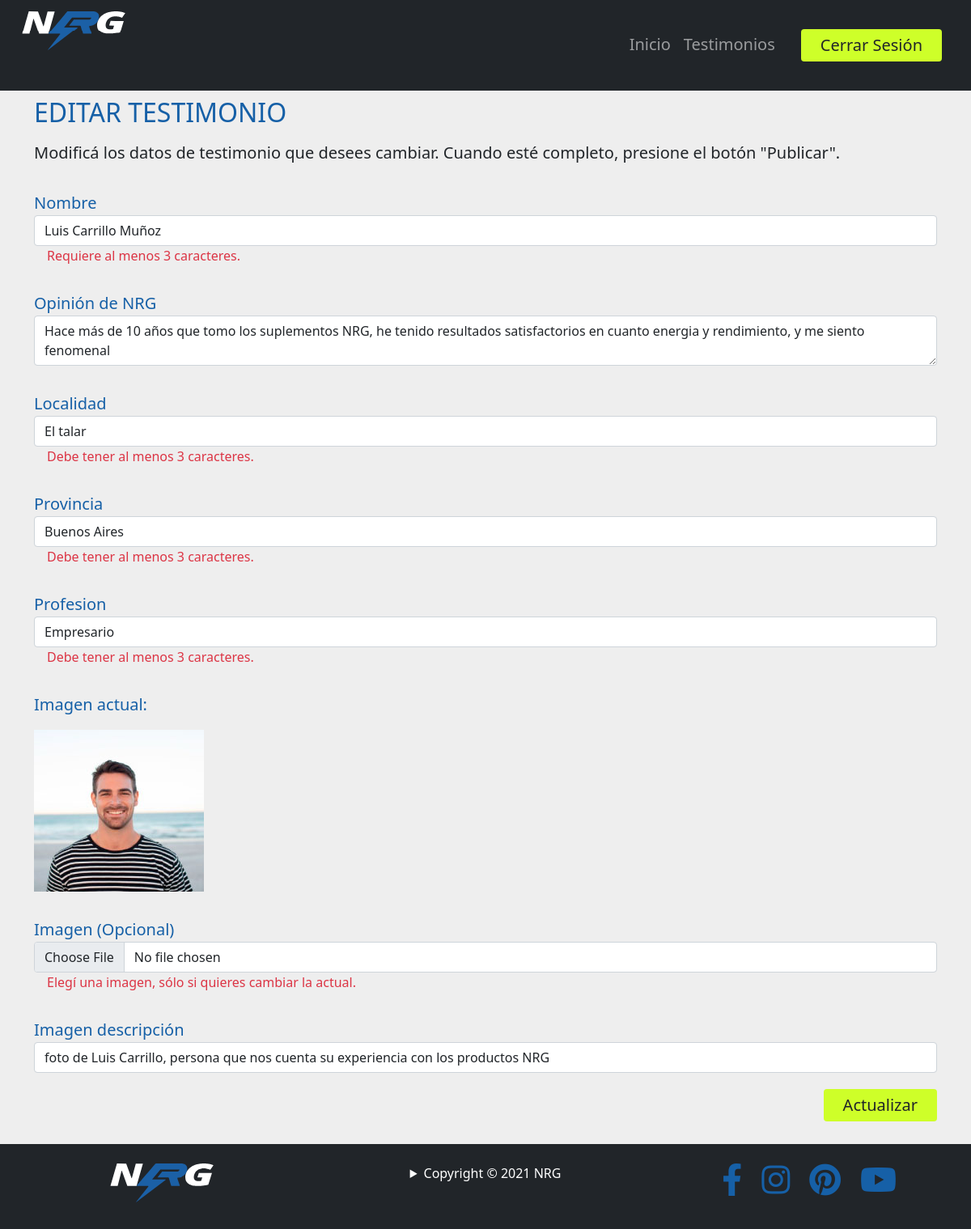
The app's page /sitio/admin/index.php?s=testimonios-editar&id=1 (signed in) with its own data.
### tables this page shows
CREATE TABLE `testimonios` (
  `testimonio_id` int(10) UNSIGNED NOT NULL,
  `nombre` varchar(120) NOT NULL,
  `texto` mediumtext NOT NULL,
  `localidad` varchar(120) NOT NULL,
  `provincia` varchar(120) NOT NULL,
  `profesion` varchar(45) NOT NULL,
  `imagen` varchar(255) NOT NULL,
  `imagen_descripcion` varchar(255) NOT NULL,
  `fecha` date NOT NULL,
  `usuario_fk` int(10) UNSIGNED NOT NULL
);

### sitio/clases/Models/Testimonio.php (called while the page is built, shortened)
<?php
class Testimonio
{
    protected $testimonio_id;
    protected $nombre;
    protected $texto;
    protected $localidad;
    protected $provincia;
    protected $profesion;
    protected $imagen;
    protected $imagen_descripcion;
    public function traerPorPk(int $pk): ?Testimonio
    {
        $db = (new Conexion())->getConexion();
        $query = "SELECT * FROM testimonios
              WHERE testimonio_id = ?";
        $stmt = $db->prepare($query);
        $stmt->execute([$pk]);
        $stmt->setFetchMode(PDO::FETCH_CLASS, self::class);
        $testimonio = $stmt->fetch();
        return $testimonio;
    }
    public function getTestimonioId(): int
    {
        return $this->testimonio_id;
    }
    public function getNombre(): string
    {
        return $this->nombre;
    }
    public function getImagen(): string
    {
        return $this->imagen;
    }
    public function getImagenDescripcion(): string
    {
        return $this->imagen_descripcion;
    }
    public function getTexto(): string
    {
        return $this->texto;
    }
    public function getLocalidad(): string
    {
        return $this->localidad;
    }
    public function getProvincia(): string
    {
        return $this->provincia;
    }
    public function getProfesion(): string
    {
        return $this->profesion;
    }
}

### sitio/admin/vistas/testimonios-editar.php (the view, shortened to what this page needs)
<?php
if(isset($_SESSION['errores'])) {
    $errores = $_SESSION['errores'];
    unset($_SESSION['errores']);
} else {
    $errores = [];
}
if(isset($_SESSION['old_data'])) {
    $oldData = $_SESSION['old_data'];
    unset($_SESSION['old_data']);
} else {
    $testimonio = (new Testimonio())->traerPorPk($_GET['id']);
    $oldData = [
        'id'                    => $testimonio->getTestimonioId(),
        'nombre'                => $testimonio->getNombre(),
        'texto'                 => $testimonio->getTexto(),
        'localidad'             => $testimonio->getLocalidad(),
        'provincia'             => $testimonio->getProvincia(),
        'profesion'             => $testimonio->getProfesion(),
        'imagen_descripcion'    => $testimonio->getImagenDescripcion(),
        'imagen_actual'         => $testimonio->getImagen(),
    ];
}
?>
<main class="main-content pt-5 mt-5">
    <div class="container">
        <h2 class="mb-3 text-uppercase micolor">Editar Testimonio</h2>
        <p class="mb-3 text-dark fs-5">Modificá los datos de testimonio que desees cambiar. Cuando esté completo, presione el botón "Publicar".</p>
        <form action="acciones/testimonios-editar.php" class="pb-3" method="post" enctype="multipart/form-data">
            <div class="py-3">
                <label for="nombre" class="fs-5">Nombre</label>
                <input
                    type="text"
                    id="nombre"
                    name="nombre"
                    class="form-control"
                    aria-describedby="help-nombre <?= isset($errores['nombre']) ? 'error-nombre' : '';?>"
                    value="<?= $oldData['nombre'] ?? '';?>"
                >
                <div class="text-danger ps-3" id="help-nombre">Requiere al menos 3 caracteres.</div>
            </div>
            <div class="py-3">
                <label for="texto" class="fs-5">Opinión de NRG</label>
                <textarea
                    id="texto"
                    name="texto"
                    class="form-control"
                    <?= isset($errores['texto']) ? 'aria-describedby="error-texto"' : '';?>
                ><?= $oldData['texto'] ?? '';?></textarea>
            </div>
            <div class="py-3">
                <label for="localidad" class="fs-5">Localidad</label>
                <input
                    type="text"
                    id="localidad"
                    name="localidad"
                    class="form-control"
                    aria-describedby="help-localidad <?= isset($errores['localidad']) ? 'error-localidad' : '';?>"
                    value="<?= $oldData['localidad'] ?? '';?>"
                    >
                <div class="text-danger ps-3" id="help-localidad">Debe tener al menos 3 caracteres.</div>
            </div>
            <div class="py-3">
                <label for="provincia" class="fs-5">Provincia</label>
                <input
                    type="text"
                    id="provincia"
                    name="provincia"
                    class="form-control"
                    aria-describedby="help-provincia <?= isset($errores['provincia']) ? 'error-provincia' : '';?>"
                    value="<?= $oldData['provincia'] ?? '';?>"
                    >
                <div class="text-danger ps-3" id="help-provincia">Debe tener al menos 3 caracteres.</div>
            </div>
            <div class="py-3">
                <label for="profesion" class="fs-5">Profesion</label>
                <input
                    type="text"
                    id="profesion"
                    name="profesion"
                    class="form-control"
                    aria-describedby="help-profesion <?= isset($errores['profesion']) ? 'error-profesion' : '';?>"
                    value="<?= $oldData['profesion'] ?? '';?>"
                    >
                <div class="text-danger ps-3" id="help-profesion">Debe tener al menos 3 caracteres.</div>
            </div>
            <div class="py-3">
                <p class="fs-5 micolor">Imagen actual:</p>
                <img src="<?= '../imagenes/' . $oldData['imagen_actual'];?>" alt="Previsualizar imagen">
            </div>
            <div class="py-3">
                <label for="imagen" class="fs-5">Imagen (Opcional)</label>
                <input type="file" id="imagen" name="imagen" class="form-control" aria-describedby="help-imagen">
                <div class="text-danger ps-3" id="help-imagen">Elegí una imagen, sólo si quieres cambiar la actual.</div>
            </div>
            <div class="py-3">
                <label for="imagen_descripcion" class="fs-5">Imagen descripción</label>
                <input type="text" id="imagen_descripcion" name="imagen_descripcion" class="form-control" value="<?= $oldData['imagen_descripcion'] ?? '';?>">
            </div>
            <div class="text-end">
            <button class="text-body boton-asesorar rounded border-0 h5 my-1 px-4 py-2" type="submit">Actualizar</button>
            </div>
        </form>
    </div>
</main>

### sitio/css/estilos.css (style rules this page uses)
* { margin: 0; padding: 0; box-sizing: border-box; }
body { background-color: #eeeeee; }
.boton-asesorar { background-color: #ceff29; }
.micolor { color: #1660a7; }
label { color: #1660a7; }

### records on screen
testimonios: nombre "Luis Carrillo Muñoz", texto "Hace más de 10 años que tomo los suplementos NRG, he tenido resultados satisfactorios en cuanto energia y rendimiento, y me siento fenomenal", localidad "El talar", provincia "Buenos Aires", profesion "Empresario", imagen (picture), imagen_descripcion "foto de Luis Carrillo, persona que nos cuenta su experiencia con los productos NRG"
